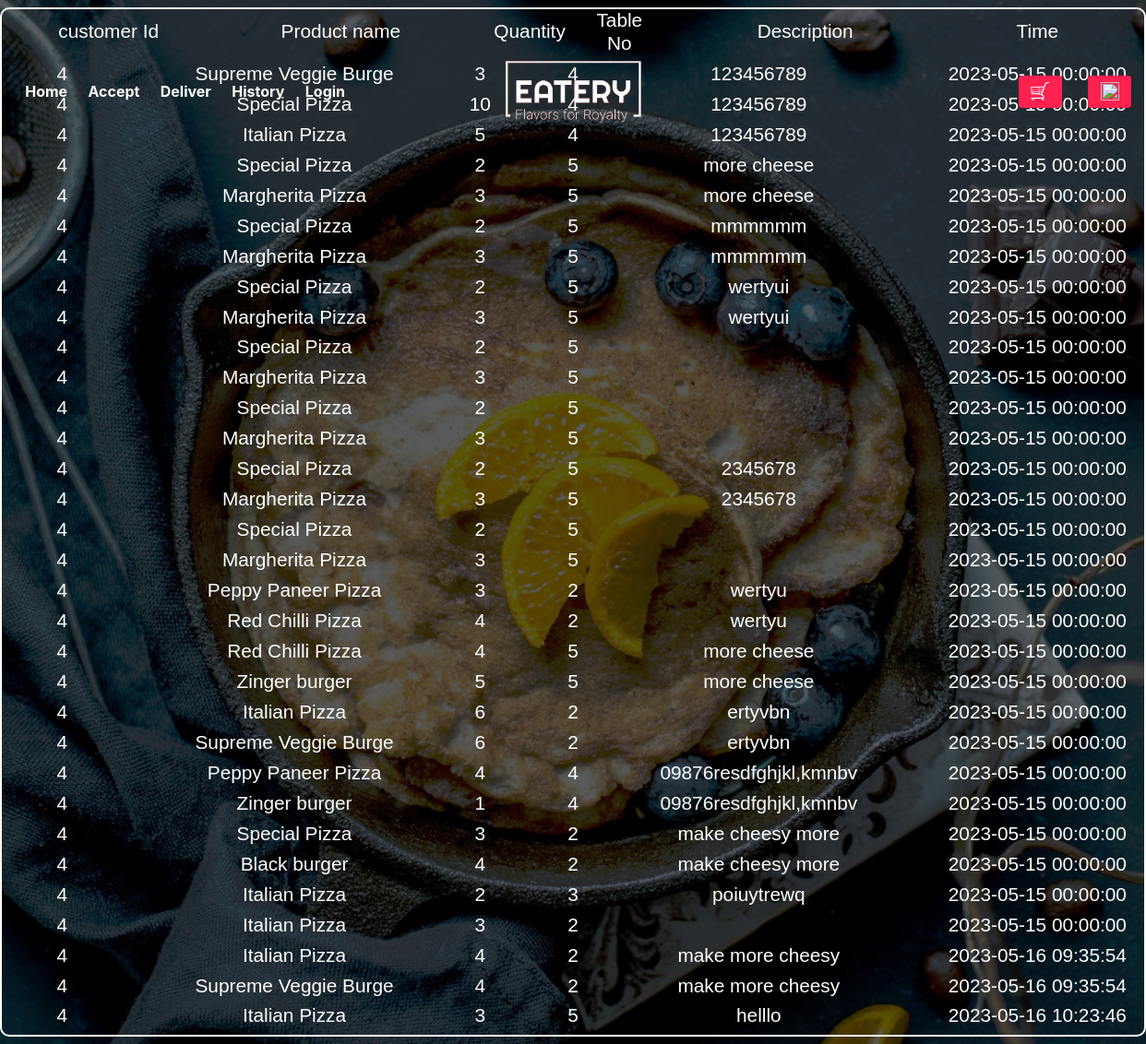
Screenshot of /assets/php/history.php (signed in) with the database file from the repository.
### tables this page shows
CREATE TABLE `orders` (
  `order_id` int(4) NOT NULL,
  `customer_id` int(4) NOT NULL,
  `product_id` int(6) NOT NULL,
  `qty` int(2) NOT NULL,
  `order_desc` varchar(100) NOT NULL,
  `table_no` int(3) NOT NULL,
  `oreder_time` datetime NOT NULL DEFAULT current_timestamp(),
  `status` varchar(10) NOT NULL,
  `total` int(5) NOT NULL
);

CREATE TABLE `products` (
  `product_id` int(4) NOT NULL,
  `product_no` int(3) NOT NULL,
  `product_name` varchar(20) NOT NULL,
  `product_price` int(5) NOT NULL,
  `product_type` varchar(15) NOT NULL,
  `product_qty` int(5) UNSIGNED NOT NULL,
  `product_desc` varchar(100) NOT NULL,
  `product_img` text NOT NULL
);

### assets/php/history.php (the view, shortened to what this page needs)
<html>
<head>
  <link rel="stylesheet" href="../vendors/themify-icons/css/themify-icons.css">
  <link rel="stylesheet" href="../vendors/animate/animate.css">
  <link rel="stylesheet" href="../css/foodhut.css">
  <link rel="stylesheet" href="../css/cart.css">
</head>
<body>
<nav class="custom-navbar navbar navbar-expand-lg navbar-dark fixed-top" data-spy="affix" data-offset-top="10">
        <div class="collapse navbar-collapse" id="navbarSupportedContent">
      <ul class="navbar-nav">
        <li class="nav-item">
          <input type="button" value="Home"  class="nav-link te"  href="" onclick="home(this.name)" name="index.php#Home">
        </li>
        <li class="nav-item">
        <input type="button" value="Accept"  class="nav-link te"  href="" onclick="home(this.name)" name="admin.php">
        </li>
        <li class="nav-item">
        <input type="button" value="Deliver"  class="nav-link te"  href="" onclick="home(this.name)" name="admin_ord.php">
        </li>
        <li class="nav-item">
        <input type="button" value="History"  class="nav-link te"  href="" onclick="home(this.name)" name="admin_history.php">
        </li>
        <li class="nav-item">
          <a class="nav-link" href="<?php if(isset($_SESSION['login'])){echo'assets/php/logout.php';}else{echo 'login.php';} ?>"><?php if(isset($_SESSION['login'])){echo'Log-out';}else{echo 'Login';} ?></a>
        </li>
      </ul>
      <a class="navbar-brand m-auto" href="#">
      <img src="assets/imgs/logo3.png" class="brand-img" alt="" onclick="home(this.name)" name="index.php#Home">
      </a>
      <ul class="navbar-nav">
        <li class="nav-item cart-btn">
          <a href="cart.php" class="btn btn-primary ml-xl-4 cart-btn"><img src="assets/imgs/cart.png" id="cart" alt=""
              srcset=""></a>
          <a href="<?php if(isset($_SESSION['login'])){echo'assets/php/profile.php';}else{echo'assets/php/error.php';} ?>" class="btn btn-primary ml-xl-4 cart-btn"><img src="assets/imgs/user.png" id="cart" alt=""></a>
        </li>
      </ul>
    </div>
    </nav>
<?php
include 'config.php';
 ?>
<header class="container-fluid">
    <div class="row" id="cart-container">
      <div class="col-sm-6 col-md-12 col-xs-12 my-2 cart-main cart-middle">
                <div class="container-fluid text-c" id="cart-head">
                  <div class="row d-flex cart-head">
                      <div class="col-2">
                          <h5>customer Id</h5>
                      </div>
                      <div class="col-3">
                          <h5>Product name</h5>
                      </div>
                      <div class="col-1">
                          <h5>Quantity</h5>
                      </div>
                      <div class="col-1">
                          <h5>Table No</h5>
                      </div>
                      <div class="col-3">
                          <h5>Description</h5>
                      </div>
                      <div class="col-2">
                          <h5>Time</h5>
                      </div>
                  </div>
                </div>
              <div class="container-fluid text-c" id="cart-head">
              <?php
                  $cid = $_SESSION['id'];
                  $qr = "select * from orders where status = 'done' && customer_id = $cid";
                  $res = mysqli_query($conn,$qr);
                  while($orders = mysqli_fetch_assoc($res)) {
                      $id = $orders['product_id'];
                      $qr1 = "select product_name from products where product_id = $id";
                      $nam = mysqli_query($conn,$qr1);
                      $name = mysqli_fetch_array($nam);
                      ?>
                      <div class="row d-flex cart-head">
                      <div class="col-2">
                          <h5><?php echo $orders['customer_id']; ?></h5>
                      </div>
                      <div class="col-3">
                          <h5><?php echo $name['product_name']; ?></h5>
                      </div>
                      <div class="col-1">
                          <h5><?php echo $orders['qty']; ?></h5>
                      </div>
                      <div class="col-1">
                          <h5><?php echo $orders['table_no']; ?></h5>
                      </div>
                      <div class="col-3">
                          <h5><?php echo $orders['order_desc']; ?></h5>
                      </div>
                      <div class="col-3">
                          <h5><?php echo $orders['oreder_time']; ?></h5>
                      </div>
                </div>
                <?php } ?>
                  </div>
                </div>
      </div>
</header>
</body>
</html>

### assets/css/cart.css (style rules this page uses)
body { background-blend-mode: darken; background: rgba(33, 37, 41, 0.75) url('../imgs/main.jpg') repeat; background-size: cover; color: white; }
input { background: transparent; color: white; border: 1px solid white; }
a { color: white; }
.cart-head { flex-wrap: nowrap; align-items: center; text-align: center; justify-content: center; }
.cart-main { border: 2px solid white; border-radius: 10px; }
.text-c { text-align: center; }

### assets/php/history.php (style rules this page uses)
.te { background: transparent; border: none; }

### rows the page displays
orders: customer "4", product.product_name "Supreme Veggie Burge", order_desc "123456789", oreder_time "2023-05-15 00:00:00"
orders: customer "4", product.product_name "Special Pizza", order_desc "123456789", oreder_time "2023-05-15…"
orders: customer "4", product.product_name "Italian Pizza", order_desc "123456789", oreder_time "2023-05-15 00:00:00"
orders: customer "4", product.product_name "Special Pizza", qty "2", table_no "5", order_desc "more cheese", oreder_time "2023-05-15 00:00:00"
orders: customer "4", product.product_name "Margherita Pizza", qty "3", table_no "5", order_desc "more cheese", oreder_time "2023-05-15 00:00:00"
orders: customer "4", product.product_name "Special Pizza", qty "2", table_no "5", order_desc "mmmmmm", oreder_time "2023-05-15 00:00:00"
orders: customer "4", product.product_name "Margherita Pizza", qty "3", table_no "5", order_desc "mmmmmm", oreder_time "2023-05-15 00:00:00"
orders: customer "4", product.product_name "Special Pizza", qty "2", table_no "5", order_desc "wertyui", oreder_time "2023-05-15 00:00:00"
orders: customer "4", product.product_name "Margherita Pizza", qty "3", table_no "5", order_desc "wertyui", oreder_time "2023-05-15 00:00:00"
orders: customer "4", product.product_name "Special Pizza", qty "2", table_no "5", oreder_time "2023-05-15 00:00:00"
orders: customer "4", product.product_name "Margherita Pizza", qty "3", table_no "5", oreder_time "2023-05-15 00:00:00"
orders: customer "4", product.product_name "Special Pizza", qty "2", table_no "5", oreder_time "2023-05-15 00:00:00"
orders: customer "4", product.product_name "Margherita Pizza", qty "3", table_no "5", oreder_time "2023-05-15 00:00:00"
orders: customer "4", product.product_name "Special Pizza", qty "2", table_no "5", order_desc "2345678", oreder_time "2023-05-15 00:00:00"
orders: customer "4", product.product_name "Margherita Pizza", qty "3", table_no "5", order_desc "2345678", oreder_time "2023-05-15 00:00:00"
orders: customer "4", product.product_name "Special Pizza", qty "2", table_no "5", oreder_time "2023-05-15 00:00:00"
orders: customer "4", product.product_name "Margherita Pizza", qty "3", table_no "5", oreder_time "2023-05-15 00:00:00"
orders: customer "4", product.product_name "Peppy Paneer Pizza", qty "3", table_no "2", order_desc "wertyu", oreder_time "2023-05-15 00:00:00"
orders: customer "4", product.product_name "Red Chilli Pizza", qty "4", table_no "2", order_desc "wertyu", oreder_time "2023-05-15 00:00:00"
orders: customer "4", product.product_name "Red Chilli Pizza", qty "4", table_no "5", order_desc "more cheese", oreder_time "2023-05-15 00:00:00"
orders: customer "4", product.product_name "Zinger burger", qty "5", table_no "5", order_desc "more cheese", oreder_time "2023-05-15 00:00:00"
orders: customer "4", product.product_name "Italian Pizza", qty "6", table_no "2", order_desc "ertyvbn", oreder_time "2023-05-15 00:00:00"
orders: customer "4", product.product_name "Supreme Veggie Burge", qty "6", table_no "2", order_desc "ertyvbn", oreder_time "2023-05-15 00:00:00"
orders: customer "4", product.product_name "Peppy Paneer Pizza", qty "4", table_no "4", order_desc "09876resdfghjkl,kmnbv", oreder_time "2023-05-15 00:00:00"
orders: customer "4", product.product_name "Zinger burger", qty "1", table_no "4", order_desc "09876resdfghjkl,kmnbv", oreder_time "2023-05-15 00:00:00"
orders: customer "4", product.product_name "Special Pizza", qty "3", table_no "2", order_desc "make cheesy more", oreder_time "2023-05-15 00:00:00"
orders: customer "4", product.product_name "Black burger", qty "4", table_no "2", order_desc "make cheesy more", oreder_time "2023-05-15 00:00:00"
orders: customer "4", product.product_name "Italian Pizza", qty "2", table_no "3", order_desc "poiuytrewq", oreder_time "2023-05-15 00:00:00"
orders: customer "4", product.product_name "Italian Pizza", qty "3", table_no "2", oreder_time "2023-05-15 00:00:00"
orders: customer "4", product.product_name "Italian Pizza", qty "4", table_no "2", order_desc "make more cheesy", oreder_time "2023-05-16 09:35:54"
orders: customer "4", product.product_name "Supreme Veggie Burge", qty "4", table_no "2", order_desc "make more cheesy", oreder_time "2023-05-16 09:35:54"
orders: customer "4", product.product_name "Italian Pizza", qty "3", table_no "5", order_desc "helllo", oreder_time "2023-05-16 10:23:46"
